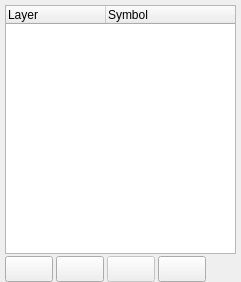
<?xml version="1.0" encoding="UTF-8"?>
<ui version="4.0">
 <class>LayerTree</class>
 <widget class="QWidget" name="LayerTree">
  <property name="geometry">
   <rect>
    <x>0</x>
    <y>0</y>
    <width>241</width>
    <height>282</height>
   </rect>
  </property>
  <property name="windowTitle">
   <string>Form</string>
  </property>
  <layout class="QVBoxLayout" name="verticalLayout_2">
   <property name="spacing">
    <number>5</number>
   </property>
   <property name="leftMargin">
    <number>5</number>
   </property>
   <property name="topMargin">
    <number>5</number>
   </property>
   <property name="rightMargin">
    <number>5</number>
   </property>
   <property name="bottomMargin">
    <number>0</number>
   </property>
   <item>
    <layout class="QVBoxLayout" name="verticalLayout">
     <property name="spacing">
      <number>2</number>
     </property>
     <property name="bottomMargin">
      <number>0</number>
     </property>
     <item>
      <widget class="DataCollectionView" name="layerTree">
       <property name="sizePolicy">
        <sizepolicy hsizetype="Preferred" vsizetype="Expanding">
         <horstretch>0</horstretch>
         <verstretch>10</verstretch>
        </sizepolicy>
       </property>
       <property name="minimumSize">
        <size>
         <width>0</width>
         <height>0</height>
        </size>
       </property>
       <property name="maximumSize">
        <size>
         <width>16777215</width>
         <height>16777215</height>
        </size>
       </property>
       <property name="baseSize">
        <size>
         <width>0</width>
         <height>0</height>
        </size>
       </property>
       <property name="selectionMode">
        <enum>QAbstractItemView::ExtendedSelection</enum>
       </property>
       <column>
        <property name="text">
         <string>Layer</string>
        </property>
       </column>
       <column>
        <property name="text">
         <string>Symbol</string>
        </property>
       </column>
      </widget>
     </item>
     <item>
      <layout class="QHBoxLayout" name="button_row">
       <property name="spacing">
        <number>3</number>
       </property>
       <item>
        <widget class="QPushButton" name="layerAddButton">
         <property name="font">
          <font>
           <pointsize>11</pointsize>
          </font>
         </property>
         <property name="toolTip">
          <string>Load a new data set</string>
         </property>
         <property name="statusTip">
          <string/>
         </property>
         <property name="whatsThis">
          <string/>
         </property>
         <property name="text">
          <string/>
         </property>
         <property name="icon">
          <iconset resource="../glue.qrc">
           <normaloff>:/icons/glue_open.png</normaloff>:/icons/glue_open.png</iconset>
         </property>
         <property name="iconSize">
          <size>
           <width>18</width>
           <height>18</height>
          </size>
         </property>
         <property name="default">
          <bool>false</bool>
         </property>
         <property name="flat">
          <bool>false</bool>
         </property>
        </widget>
       </item>
       <item>
        <widget class="GlueActionButton" name="newSubsetButton">
         <property name="font">
          <font>
           <pointsize>11</pointsize>
          </font>
         </property>
         <property name="toolTip">
          <string>Create a new empty subset</string>
         </property>
         <property name="text">
          <string/>
         </property>
         <property name="icon">
          <iconset resource="../glue.qrc">
           <normaloff>:/icons/glue_subset.png</normaloff>:/icons/glue_subset.png</iconset>
         </property>
         <property name="iconSize">
          <size>
           <width>19</width>
           <height>19</height>
          </size>
         </property>
        </widget>
       </item>
       <item>
        <widget class="QPushButton" name="layerRemoveButton">
         <property name="enabled">
          <bool>false</bool>
         </property>
         <property name="font">
          <font>
           <pointsize>11</pointsize>
          </font>
         </property>
         <property name="toolTip">
          <string>Delete Layer</string>
         </property>
         <property name="text">
          <string/>
         </property>
         <property name="icon">
          <iconset resource="../glue.qrc">
           <normaloff>:/icons/glue_delete.png</normaloff>:/icons/glue_delete.png</iconset>
         </property>
        </widget>
       </item>
       <item>
        <widget class="GlueActionButton" name="linkButton">
         <property name="enabled">
          <bool>true</bool>
         </property>
         <property name="font">
          <font>
           <pointsize>11</pointsize>
          </font>
         </property>
         <property name="toolTip">
          <string>Link data</string>
         </property>
         <property name="text">
          <string/>
         </property>
         <property name="icon">
          <iconset resource="../glue.qrc">
           <normaloff>:/icons/glue_link.png</normaloff>:/icons/glue_link.png</iconset>
         </property>
        </widget>
       </item>
       <item>
        <spacer name="horizontalSpacer_2">
         <property name="orientation">
          <enum>Qt::Horizontal</enum>
         </property>
         <property name="sizeType">
          <enum>QSizePolicy::Expanding</enum>
         </property>
         <property name="sizeHint" stdset="0">
          <size>
           <width>20</width>
           <height>20</height>
          </size>
         </property>
        </spacer>
       </item>
      </layout>
     </item>
    </layout>
   </item>
  </layout>
 </widget>
 <customwidgets>
  <customwidget>
   <class>DataCollectionView</class>
   <extends>QTreeWidget</extends>
   <header>..widgets.data_collection_view</header>
  </customwidget>
  <customwidget>
   <class>GlueActionButton</class>
   <extends>QPushButton</extends>
   <header>..qtutil</header>
  </customwidget>
 </customwidgets>
 <resources>
  <include location="../glue.qrc"/>
 </resources>
 <connections/>
</ui>
